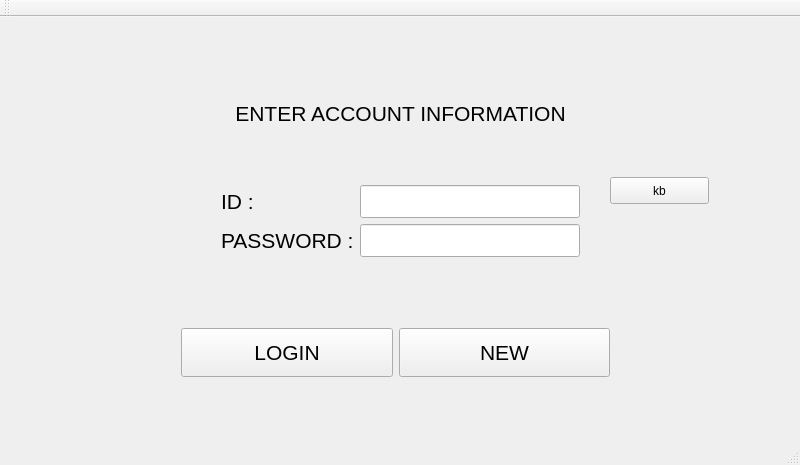
<?xml version="1.0" encoding="UTF-8"?>
<ui version="4.0">
 <class>phoe</class>
 <widget class="QMainWindow" name="phoe">
  <property name="geometry">
   <rect>
    <x>0</x>
    <y>0</y>
    <width>800</width>
    <height>465</height>
   </rect>
  </property>
  <property name="windowTitle">
   <string>phoe</string>
  </property>
  <widget class="QWidget" name="centralWidget">
   <widget class="QWidget" name="layoutWidget">
    <property name="geometry">
     <rect>
      <x>210</x>
      <y>20</y>
      <width>381</width>
      <height>231</height>
     </rect>
    </property>
    <layout class="QVBoxLayout" name="verticalLayout_3">
     <item>
      <widget class="QLabel" name="label">
       <property name="font">
        <font>
         <pointsize>16</pointsize>
        </font>
       </property>
       <property name="text">
        <string>ENTER ACCOUNT INFORMATION</string>
       </property>
       <property name="alignment">
        <set>Qt::AlignCenter</set>
       </property>
      </widget>
     </item>
     <item>
      <layout class="QHBoxLayout" name="horizontalLayout_2">
       <item>
        <layout class="QVBoxLayout" name="verticalLayout_2">
         <item>
          <widget class="QLabel" name="label_2">
           <property name="font">
            <font>
             <pointsize>16</pointsize>
            </font>
           </property>
           <property name="text">
            <string>ID :</string>
           </property>
          </widget>
         </item>
         <item>
          <widget class="QLabel" name="label_3">
           <property name="font">
            <font>
             <pointsize>16</pointsize>
            </font>
           </property>
           <property name="text">
            <string>PASSWORD :</string>
           </property>
          </widget>
         </item>
        </layout>
       </item>
       <item>
        <layout class="QVBoxLayout" name="verticalLayout">
         <item>
          <widget class="QLineEdit" name="IDlineEdit">
           <property name="font">
            <font>
             <pointsize>16</pointsize>
            </font>
           </property>
          </widget>
         </item>
         <item>
          <widget class="QLineEdit" name="PASSlineEdit">
           <property name="font">
            <font>
             <pointsize>16</pointsize>
            </font>
           </property>
          </widget>
         </item>
        </layout>
       </item>
      </layout>
     </item>
    </layout>
   </widget>
   <widget class="QWidget" name="layoutWidget">
    <property name="geometry">
     <rect>
      <x>170</x>
      <y>300</y>
      <width>451</width>
      <height>71</height>
     </rect>
    </property>
    <layout class="QHBoxLayout" name="horizontalLayout">
     <item>
      <widget class="QPushButton" name="loginButton">
       <property name="sizePolicy">
        <sizepolicy hsizetype="Minimum" vsizetype="Expanding">
         <horstretch>0</horstretch>
         <verstretch>0</verstretch>
        </sizepolicy>
       </property>
       <property name="font">
        <font>
         <pointsize>16</pointsize>
        </font>
       </property>
       <property name="text">
        <string>LOGIN</string>
       </property>
      </widget>
     </item>
     <item>
      <widget class="QPushButton" name="newButton">
       <property name="sizePolicy">
        <sizepolicy hsizetype="Minimum" vsizetype="Expanding">
         <horstretch>0</horstretch>
         <verstretch>0</verstretch>
        </sizepolicy>
       </property>
       <property name="font">
        <font>
         <pointsize>16</pointsize>
        </font>
       </property>
       <property name="text">
        <string>NEW</string>
       </property>
      </widget>
     </item>
    </layout>
   </widget>
   <widget class="QPushButton" name="kb">
    <property name="geometry">
     <rect>
      <x>610</x>
      <y>160</y>
      <width>99</width>
      <height>27</height>
     </rect>
    </property>
    <property name="text">
     <string>kb</string>
    </property>
   </widget>
  </widget>
  <widget class="QMenuBar" name="menuBar">
   <property name="geometry">
    <rect>
     <x>0</x>
     <y>0</y>
     <width>800</width>
     <height>25</height>
    </rect>
   </property>
  </widget>
  <widget class="QToolBar" name="mainToolBar">
   <attribute name="toolBarArea">
    <enum>TopToolBarArea</enum>
   </attribute>
   <attribute name="toolBarBreak">
    <bool>false</bool>
   </attribute>
  </widget>
  <widget class="QStatusBar" name="statusBar"/>
 </widget>
 <layoutdefault spacing="6" margin="11"/>
 <resources/>
 <connections/>
</ui>
